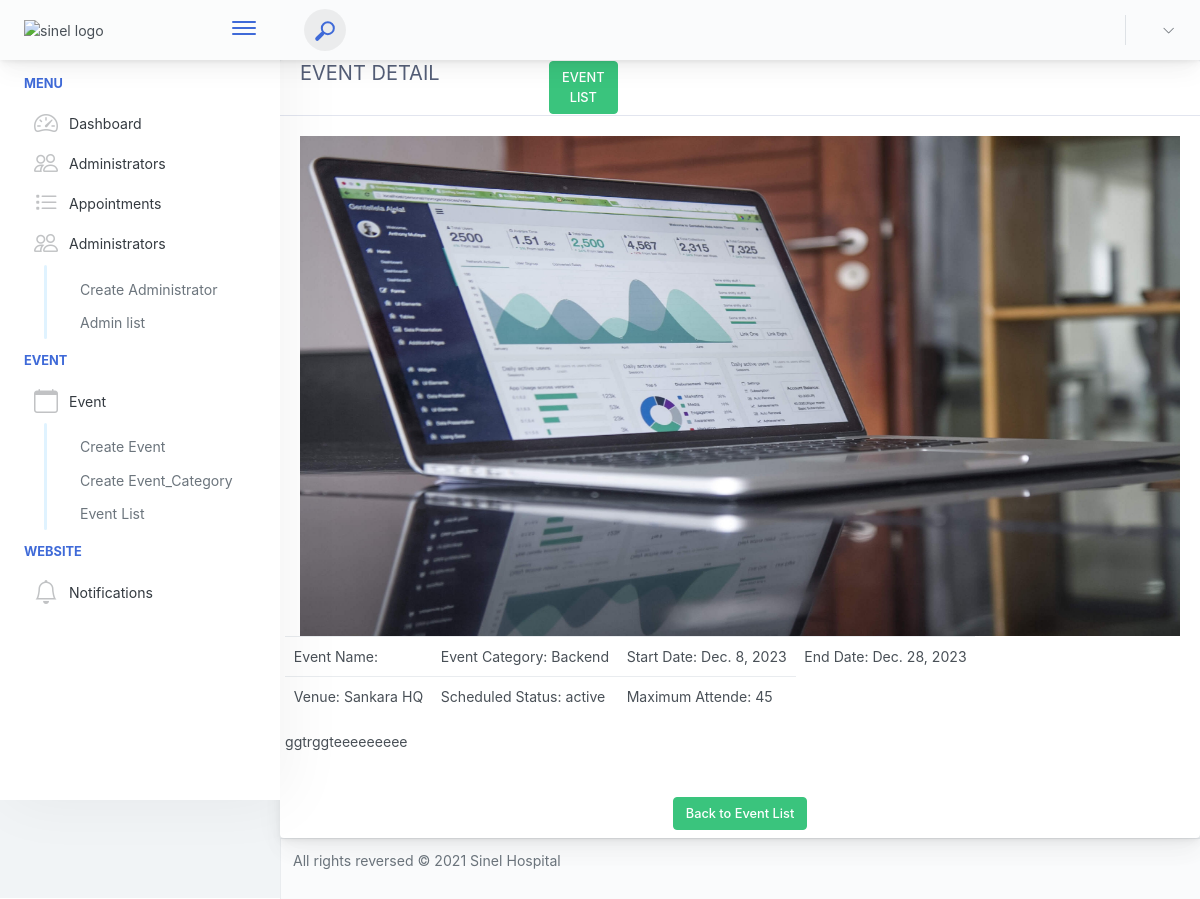
The app's page /dashboard/events/1/, older data.
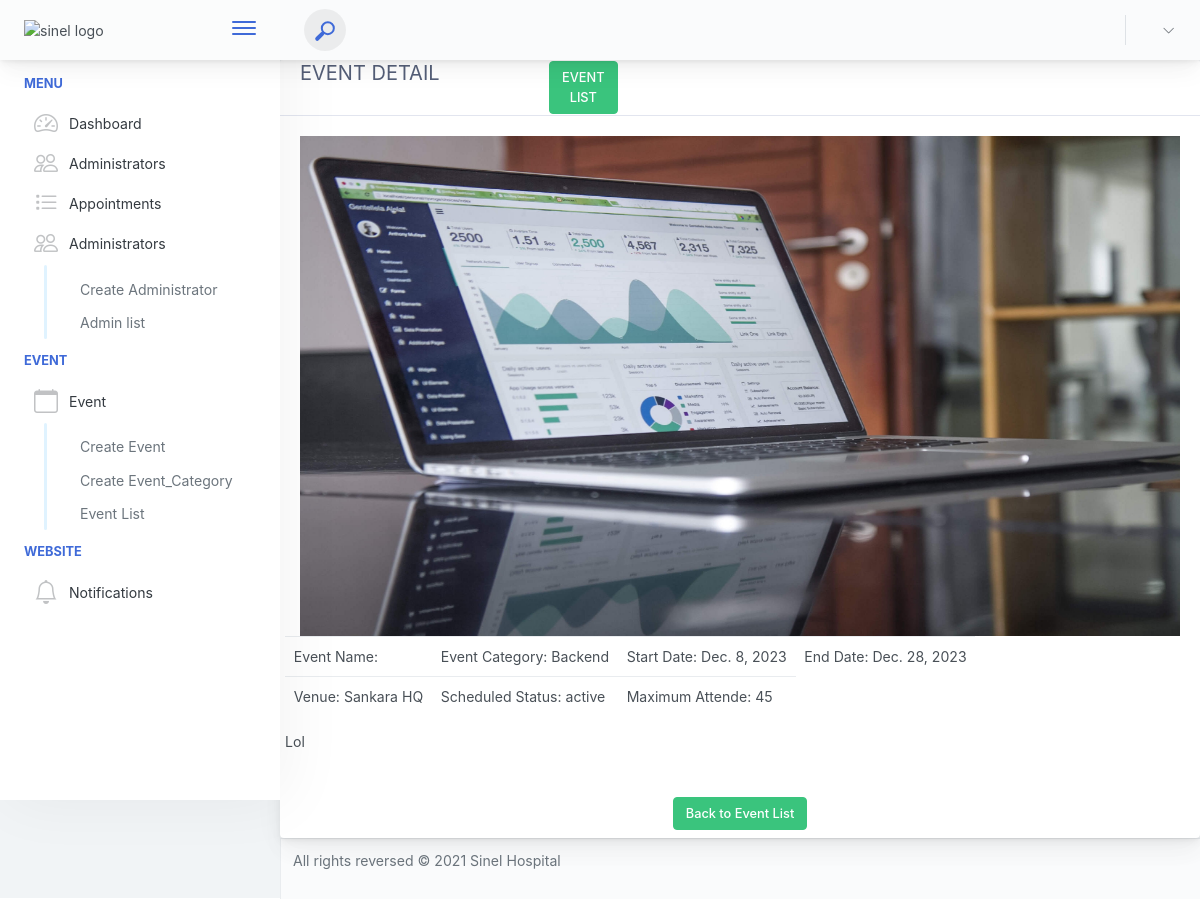
The same page, newer data.
### event/models.py (models this page shows, shortened)
class Event(models.Model):
    category=models.ForeignKey(EventCategory,on_delete=models.CASCADE)
    title=models.CharField(max_length=100)
    uid=models.PositiveIntegerField()
    description = models.TextField()
    venue = models.CharField(max_length=255)
    start_date=models.DateField()
    end_date=models.DateField()
    location = models.CharField(max_length=255)
    maximum_attendance = models.PositiveIntegerField()
    created_date = models.DateField(auto_now_add=True)
    updated_date = models.DateField(auto_now_add=True)
    image=models.ImageField(upload_to='event/')
    status_choice = (
        ('disabled', 'Disabled'),
        ('active', 'Active'),
        ('deleted', 'Deleted'),
        ('time out', 'Time Out'),
        ('completed', 'Completed'),
        ('cancel', 'Cancel'),
    )
    status = models.CharField(choices=status_choice, max_length=10)
    speaker_name = models.CharField(max_length=120)
    start_time = models.TimeField()
    end_time = models.TimeField()

class EventCategory(models.Model):
    name=models.CharField(max_length=150,null=True)
    code=models.PositiveIntegerField()
    created_at=models.DateField(auto_now_add=True)
    updated_at=models.DateField(auto_now_add=True)
    def __str__(self):
        return self.name

### administrator/views.py (the view)
# urls.py: path('events/<int:event_id>/', views.EventDetailView.as_view(), name='event_detail'),
class EventDetailView(View):
    template_name = "dashboard/event_detail.html"
    def get(self, request, event_id, *args, **kwargs):
        try:
            event = get_object_or_404(Event, id=event_id)
            context = {"event": event}
        except Event.DoesNotExist:
            context = {"event": None}
        return render(request, self.template_name, context)

### templates/dashboard/event_detail.html (shortened to what this page needs)
{% extends 'dashboard/base_template.html' %}
{% block extrahead %}
    {% load static %}
{% endblock extrahead %}
{% block content %}
    <div class="row">
        <div class="col-md-12">
            <div class="card">
                <div class="card-header">
                    <div class="row">
                        <div class="col-md-10">
                            <h5>Event Detail</h5>
                        </div>
                        <div class="col-md-2">
                            <a class="btn btn-success" href="{% url 'administrator:event_list' %}">Event List</a>
                        </div>
                    </div>
                </div>
                <div class="card-body">
                    <img src="{{ event.image.url }}" alt="Image" height="500px" width="100%">
                    <div class="row">
                        <div class="com-md-6">
                            <table class="table">
                                <tr>
                                    <td><span>Event Name: {{ event.name }}</span></td>
                                    <td><span>Event Category: {{ event.category }}</span></td>
                                    <td><span>Start Date: {{ event.start_date }}</span></td>
                                    <td><span>End Date: {{ event.end_date }}</span></td>
                                </tr>
                                <tr>
                                    <td><span>Venue: {{ event.venue }}</span></td>
                                    <td><span>Scheduled Status: {{ event.status }}</span></td>
                                    <td><span>Maximum Attende: {{ event.maximum_attendance }}</span></td>
                                </tr>
                            </table>
                            <p>{{ event.description|safe }}</p>
                        </div>
                    </div>
                </div>
                <div class="footer text-center m-2">
                    <a href="{% url 'administrator:event_list' %}" class="btn btn-success">Back to Event List</a>
                </div>
            </div>
        </div>
    </div>
{% endblock content %}

Row changes from the older to the newer data that the page shows:
changed Event "Sankara HQ": description "ggtrggteeeeeeeee" → "Lol"
